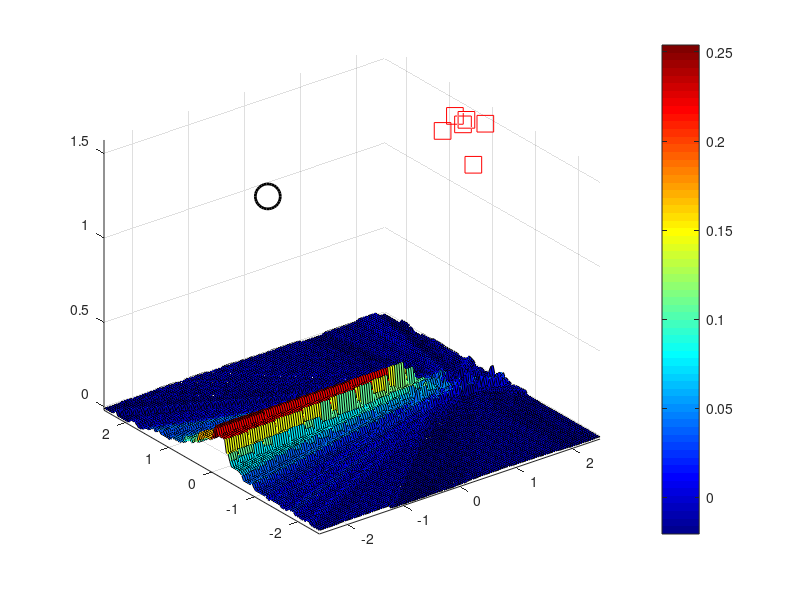

MATLAB code to generate this figure: (Note: this script raises an error after producing the figure.)

% Plots the series of images

clear;    
load('testdata.mat');

% Set common scale for plots
for aa = 1:vars.N
    maximums(aa) = max(im{aa}(:));
    minimums(aa) = min(im{aa}(:));
end
zmax = max(maximums);
zmin = min(minimums);

aa = 1; % for single image
for aa = 1:vars.N
%%%% Plot
fig = figure(1);
h = surf(vars.gridax{1},vars.gridax{2}, im{aa});
peakVal = max(max(im{aa})); % Used to test convergence
colormap(jet); colorbar; axis('xy');
axis([vars.froom(1,1)-.25, vars.froom(1,2)+.25, vars.froom(2,1)-.25, vars.froom(2,2)+.25]);
hold on;
%  Mark actual target positions  
sourceplot = plot3(vars.sigpos(1,:),vars.sigpos(2,:),ones(vars.sigtot)*1.5,'ok', 'MarkerSize', 18,'LineWidth', 2);
%  Mark microphone positions
micplot = plot3(vars.mposplat{aa}(1,:),vars.mposplat{aa}(2,:),vars.mposplat{aa}(3,:),'sr','MarkerSize', 12);
axis('tight');

for iii = 1:localvars.value{2} % Label Platform numbers
    vars.platcenters{aa}(iii,:) = mjs_platform(iii).getCenter();
    platlabs{aa}(iii) = text(vars.platcenters{aa}(iii,1),vars.platcenters{aa}(iii,2)+0.5,vars.platcenters{aa}(iii,3), ['Pl', int2str(iii)], 'HorizontalAlignment', 'center');
end
for kn=1:length(vars.mposplat{aa}(1,:)) % Label microphones
    miclabs{kn} = text(vars.mposplat{aa}(1,kn),vars.mposplat{aa}(2,kn),vars.mposplat{aa}(3,kn), int2str(kn), 'HorizontalAlignment', 'center');
end

    % Draw Room walls
plot([vars.vn(1,:), vars.vn(1,1)],[vars.vn(2,:), vars.vn(2,1)],'k--')
% Label Plot
xlabel('Xaxis Meters')
ylabel('Yaxis Meters')
title({['SRP image (Mics at squares,'],[' Target in circle']} )

vars.currentImageIndex = aa;
limits = axis;
caxis([zmin zmax]);
axis([limits(1:4),zmin, 1.8]);
view(2);

%%%% IMAGE ANALYSIS
[SNRdB,avgnoise,peakSourcePower,thresholdMeanPower] = imErrorAnalysis2(im{aa},vars.gridax,vars.sigpos,8);
table(SNRdB,avgnoise,peakSourcePower,thresholdMeanPower)
hold off

% saveas(gcf,['./tests/06.14_2/SRP',num2str(aa)],'png');
pause(2);
end